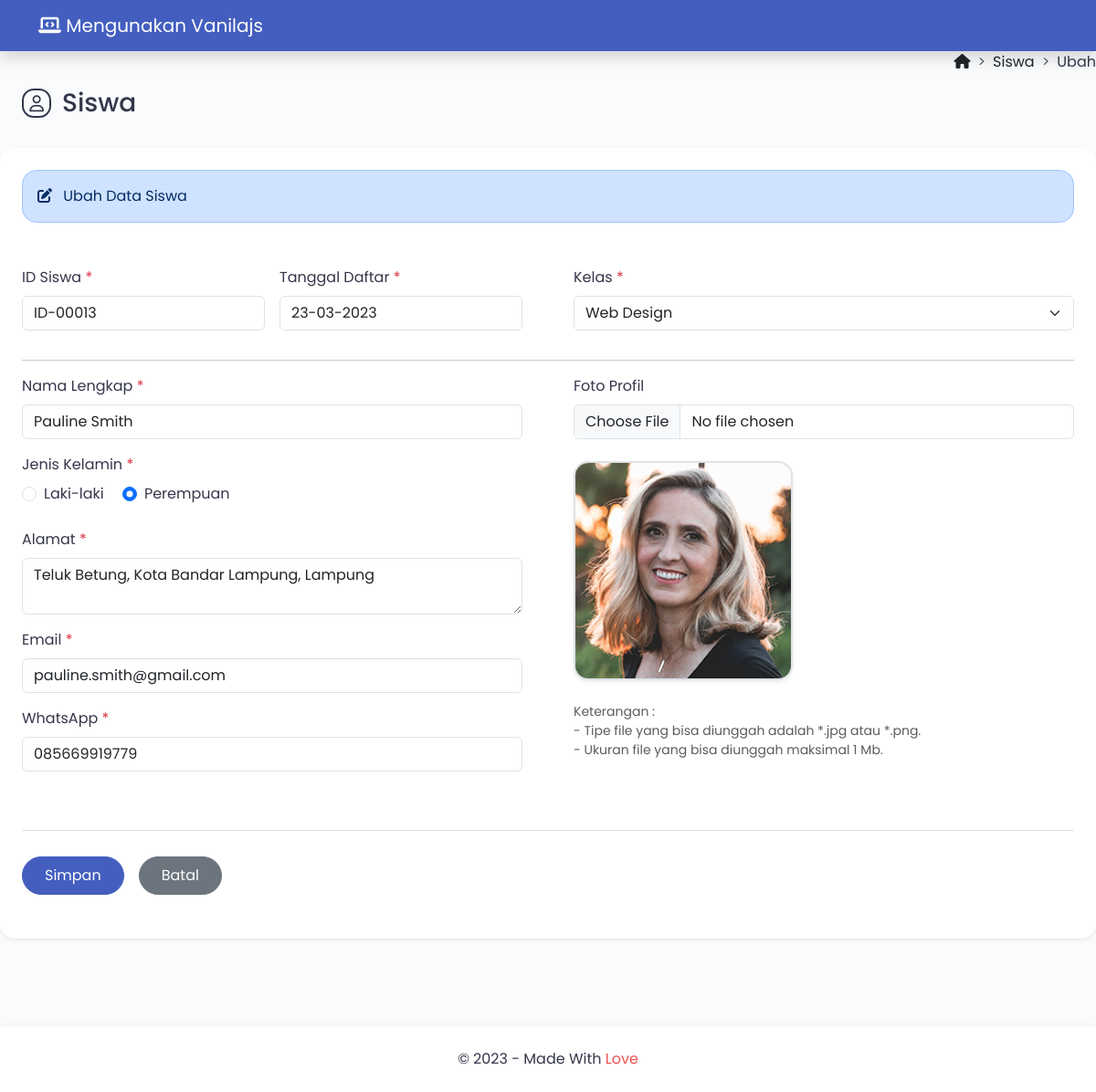
The page /?halaman=ubah&id=ID-00013 on the database its author committed.
### tables this page shows
CREATE TABLE `tbl_siswa` (
  `id_siswa` varchar(8) NOT NULL,
  `tanggal_daftar` date NOT NULL,
  `kelas` varchar(30) NOT NULL,
  `nama_lengkap` varchar(50) NOT NULL,
  `jenis_kelamin` enum('Laki-laki','Perempuan') NOT NULL,
  `alamat` varchar(255) NOT NULL,
  `email` varchar(50) NOT NULL,
  `whatsapp` varchar(13) NOT NULL,
  `foto_profil` varchar(100) NOT NULL
);

### form_ubah.php (the view, shortened to what this page needs)
<?php
require 'config/database.php';
if (isset($_GET['id'])) {
    $id_siswa = $_GET['id'];
    $query = $db->query("SELECT * FROM tbl_siswa WHERE id_siswa='$id_siswa'")
                             or die('Ada kesalahan pada query tampil data : ' . $db->error);
    $data = $query->fetch_assoc();
}
?>
<div class="d-flex flex-column flex-lg-row mt-5 mb-4">
    <div class="flex-grow-1 d-flex align-items-center mt-5 ms-4">
        <i class="fa-regular fa-user icon-title"></i>
        <h3>Siswa</h3>
    </div>
    <div class="ms-5 ms-lg-0 pt-lg-2">
        <nav style="--bs-breadcrumb-divider: '>';" aria-label="breadcrumb">
            <ol class="breadcrumb">
                <li class="breadcrumb-item"><a href="#" class="text-dark text-decoration-none"><i class="fa-solid fa-house"></i></a></li>
                <li class="breadcrumb-item"><a href="?halaman=data" class="text-dark text-decoration-none">Siswa</a></li>
                <li class="breadcrumb-item" aria-current="page">Ubah</li>
            </ol>
        </nav>
    </div>
</div>
<div class="bg-white rounded-4 shadow-sm p-4 mb-5">
    <div class="alert alert-primary rounded-4 mb-5" role="alert">
        <i class="fa-solid fa-pen-to-square me-2"></i> Ubah Data Siswa
    </div>
    <form action="proses_ubah.php" method="post" enctype="multipart/form-data" class="needs-validation" novalidate>
        <div class="row">
            <div class="col-xl-6">
                <div class="row g-0">
                    <div class="mb-3 col-xl-6 pe-xl-3">
                        <label class="form-label">ID Siswa <span class="text-danger">*</span></label>
                        <input type="text" name="id_siswa" class="form-control" value="<?php echo $data['id_siswa']; ?>" readonly>
                    </div>
                    <div class="mb-3 col-xl-6 pe-xl-3">
                        <label class="form-label">Tanggal Daftar <span class="text-danger">*</span></label>
                        <input type="text" name="tanggal_daftar" class="form-control datepicker" autocomplete="off" value="<?php echo date('d-m-Y', strtotime($data['tanggal_daftar'])); ?>" required>
                    </div>
                </div>
            </div>
            <div class="col-xl-6">
                <div class="mb-3 ps-xl-3">
                    <label class="form-label">Kelas <span class="text-danger">*</span></label>
                    <select name="kelas" class="form-select" autocomplete="off" required>
                        <option value="<?php echo $data['kelas']; ?>"><?php echo $data['kelas']; ?></option>
                    </select>
                </div>
            </div>
        </div>
        <hr class="mb-4-2">
        <div class="row">
            <div class="col-xl-6">
                <div class="mb-3 pe-xl-3">
                    <label class="form-label">Nama Lengkap <span class="text-danger">*</span></label>
                    <input type="text" name="nama_lengkap" class="form-control" autocomplete="off" value="<?php echo $data['nama_lengkap']; ?>" required>
                </div>
                <div class="mb-4 pe-xl-3">
                    <label class="form-label">Jenis Kelamin <span class="text-danger">*</span></label>
                    <br>
                    <?php
                    if ($data['jenis_kelamin'] == 'Laki-laki') { ?>
                        <div class="form-check form-check-inline">
                            <input type="radio" id="laki_laki" name="jenis_kelamin" class="form-check-input" value="Laki-laki" checked required>
                            <label class="form-check-label" for="laki_laki">Laki-laki</label>
                        </div>
                        <div class="form-check form-check-inline">
                            <input type="radio" id="perempuan" name="jenis_kelamin" class="form-check-input" value="Perempuan" required>
                            <label class="form-check-label" for="perempuan">Perempuan</label>
                            <div class="invalid-feedback invalid-feedback-inline">Pilih salah satu jenis kelamin.</div>
                        </div>
                    <?php
                    } else { ?>
                        <div class="form-check form-check-inline">
                            <input type="radio" id="laki_laki" name="jenis_kelamin" class="form-check-input" value="Laki-laki" required>
                            <label class="form-check-label" for="laki_laki">Laki-laki</label>
                        </div>
                        <div class="form-check form-check-inline">
                            <input type="radio" id="perempuan" name="jenis_kelamin" class="form-check-input" value="Perempuan" checked required>
                            <label class="form-check-label" for="perempuan">Perempuan</label>
                        </div>
                    <?php } ?>
                </div>
                <div class="mb-3 pe-xl-3">
                    <label class="form-label">Alamat <span class="text-danger">*</span></label>
                    <textarea name="alamat" rows="2" class="form-control" autocomplete="off" required><?php echo $data['alamat']; ?></textarea>
                </div>
                <div class="mb-3 pe-xl-3">
                    <label class="form-label">Email <span class="text-danger">*</span></label>
                    <input type="email" name="email" class="form-control" autocomplete="off" value="<?php echo $data['email']; ?>" required>
                </div>
                <div class="mb-3 pe-xl-3">
                    <label class="form-label">WhatsApp <span class="text-danger">*</span></label>
                    <input type="text" name="whatsapp" class="form-control" maxlength="13" autocomplete="off" onKeyPress="return goodchars(event,'0123456789',this)" value="<?php echo $data['whatsapp']; ?>" required>
                </div>
            </div>
            <div class="col-xl-6">
                <div class="mb-3 ps-xl-3">
                    <label class="form-label">Foto Profil</label>
                    <input type="file" accept=".jpg, .jpeg, .png" id="foto" name="foto" class="form-control" autocomplete="off">
                    <div class="mt-4">
                        <img id="preview_foto" src="images/<?php echo $data['foto_profil']; ?>" class="border border-2 img-fluid rounded-4 shadow-sm" alt="Foto Profil" width="240" height="240">
                    </div>
                    <div class="form-text mt-4">
                        Keterangan : <br>
                        - Tipe file yang bisa diunggah adalah *.jpg atau *.png. <br>
                        - Ukuran file yang bisa diunggah maksimal 1 Mb.
                    </div>
                </div>
            </div>
        </div>
        <div class="pt-4 pb-2 mt-5 border-top">
            <div class="d-grid gap-3 d-sm-flex justify-content-md-start pt-1">
                <input type="submit" name="simpan" value="Simpan" class="btn btn-primary rounded-pill py-2 px-4">
                <a href="?halaman=data" class="btn btn-secondary rounded-pill py-2 px-4">Batal</a>
            </div>
        </div>
    </form>
</div>

### assets/css/style.css (style rules this page uses)
body { font-family: poppins, sans-serif; background: #f9fbfd; color: #34364a; }
.icon-title { display: inline-flex; align-items: center; justify-content: center; color: #34364a; border: 2px solid #34364a; width: 18px; height: 18px; padding: 14px; font-size: 18px; border-radius: 41%; margin-right: 12px; margin-bottom: 8px; }
.btn-primary { --bs-btn-color: #fff; --bs-btn-bg: #435ebe; --bs-btn-border-color: #435ebe; --bs-btn-hover-color: #fff; --bs-btn-hover-bg: #3950a2; --bs-btn-hover-border-color: #364b98; --bs-btn-focus-shadow-rgb: 49, 132, 253; --bs-btn-active-color: #fff; --bs-btn-active-bg: #364b98; --bs-btn-active-border-color: #364b98; --bs-btn-active-shadow: inset 0 3px 5px rgba(0, 0, 0, 0.125); --bs-btn-disabled-color: #fff; --bs-btn-disabled-bg: #435ebe; --bs-btn-disabled-border-color: #435ebe; }

### rows shown on the page
tbl_siswa: id_siswa "ID-00013", tanggal_daftar "23-03-2023", kelas "Web Design", nama_lengkap "Pauline Smith", alamat "Teluk Betung, Kota Bandar Lampung, Lampung", email "pauline.smith@gmail.com", whatsapp "085669919779", foto_profil (picture)
